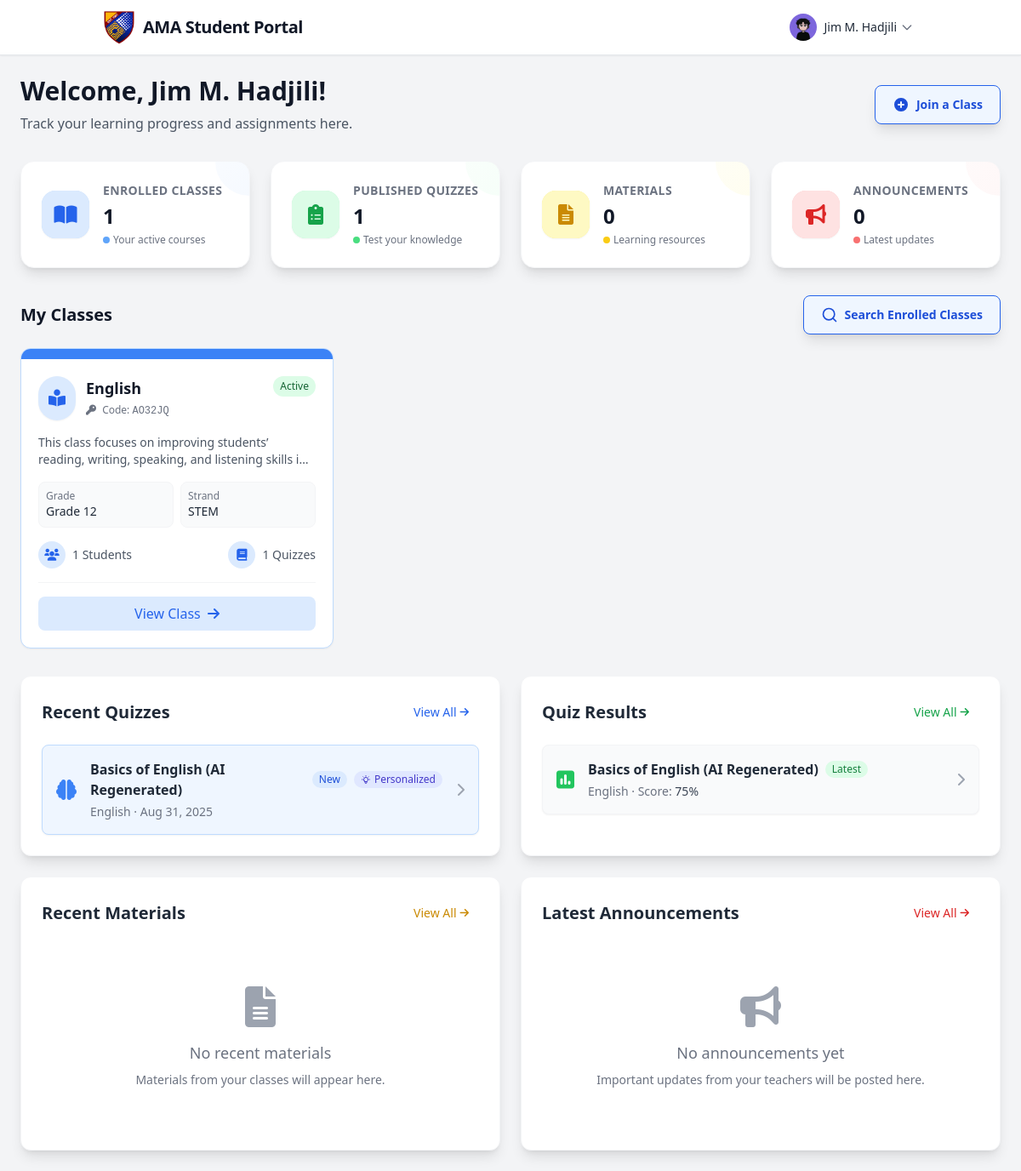
Screenshot of /Students/Contents/Dashboard/studentDashboard.php (signed in) with the database file from the repository.
### tables this page shows
CREATE TABLE `teacher_classes_tb` (
  `class_id` int(11) NOT NULL,
  `th_id` varchar(255) NOT NULL,
  `class_name` varchar(255) NOT NULL,
  `class_code` varchar(10) NOT NULL,
  `class_description` text DEFAULT NULL,
  `grade_level` varchar(20) NOT NULL,
  `strand` varchar(50) DEFAULT NULL,
  `status` enum('active','inactive','archived') NOT NULL DEFAULT 'active',
  `created_at` timestamp NOT NULL DEFAULT current_timestamp(),
  `updated_at` timestamp NOT NULL DEFAULT current_timestamp() ON UPDATE current_timestamp()
);

CREATE TABLE `quizzes_tb` (
  `quiz_id` int(11) NOT NULL,
  `class_id` int(11) NOT NULL,
  `th_id` varchar(255) NOT NULL,
  `quiz_title` varchar(255) NOT NULL,
  `quiz_description` text DEFAULT NULL,
  `quiz_topic` varchar(255) DEFAULT NULL,
  `time_limit` int(11) NOT NULL DEFAULT 30,
  `points_per_question` int(11) NOT NULL DEFAULT 1,
  `shuffle_questions` tinyint(1) NOT NULL DEFAULT 0,
  `show_results` tinyint(1) NOT NULL DEFAULT 1,
  `allow_retakes` tinyint(1) NOT NULL DEFAULT 0,
  `status` enum('draft','published','archived') NOT NULL DEFAULT 'draft',
  `created_at` timestamp NOT NULL DEFAULT current_timestamp(),
  `updated_at` timestamp NOT NULL DEFAULT current_timestamp() ON UPDATE current_timestamp(),
  `parent_quiz_id` int(11) DEFAULT NULL,
  `quiz_type` varchar(50) DEFAULT 'manual'
);

### Students/Contents/Dashboard/DashboardsIncludes/studentsClassSection.php (the view, shortened to what the rows shown need)
<div class="mb-8">
    <div class="flex justify-between items-center mb-4">
        <h2 class="text-xl font-bold text-gray-900">My Classes</h2>
    </div>
    <?php
    $statusColors = [
        'active' => 'bg-green-100 text-green-800',
        'inactive' => 'bg-red-100 text-red-800',
        'archived' => 'bg-gray-100 text-gray-800',
        'pending' => 'bg-yellow-100 text-yellow-800',
    ];
    ?>
    <?php if (empty($enrolledClasses)): ?>
        <div class="bg-white rounded-xl shadow-sm border border-gray-200 p-8 text-center">
            <div class="inline-block mb-4 p-4 bg-blue-50 rounded-full">
                <i class="fas fa-graduation-cap text-blue-500 text-3xl"></i>
            </div>
            <h3 class="text-lg font-medium text-gray-900 mb-2">No Classes Yet</h3>
            <p class="text-gray-500 mb-6 max-w-md mx-auto">You haven't enrolled in any classes yet. Join a class using the class code provided by your teacher.</p>
            <button onclick="showJoinClassModal()" class="bg-blue-primary hover:bg-blue-dark text-white px-6 py-2 rounded-lg text-sm font-medium transition-colors duration-200 inline-flex items-center">
                <i class="fas fa-search mr-2"></i> Join Your First Class
            </button>
        </div>
    <?php else: ?>
        <div class="grid grid-cols-1 md:grid-cols-2 lg:grid-cols-3 gap-6">
            <?php
            $initialDisplayCount = 6;
            foreach ($enrolledClasses as $index => $class):
                $isHidden = ($index >= $initialDisplayCount) ? 'hidden' : '';
                $description = !empty($class['class_description']) ? $class['class_description'] : 'No description provided.';
                $strand = !empty($class['strand']) ? $class['strand'] : 'N/A';
                $studentCount = $class['student_count'] ?? 0;
                $quizCount = $class['quiz_count'] ?? 0;
                $subject = $class['class_subject'] ?? null;
                $style = $subjectStyles[$subject];
            ?>
                <div class="bg-white rounded-xl shadow-sm border <?php echo $style['border']; ?> hover:shadow-md transition-all duration-200 overflow-hidden transform hover:-translate-y-1 class-card <?php echo $isHidden; ?>"
                    data-index="<?php echo $index; ?>">
                    <div class="h-3 <?php echo $style['strip']; ?>"></div>
                    <div class="p-5">
                        <div class="flex items-start mb-4">
                            <div class="inline-block p-3 rounded-full <?php echo $style['icon_bg']; ?> mr-3 shadow-sm">
                                <i class="<?php echo $style['icon_class']; ?> text-xl <?php echo $style['icon_color']; ?>"></i>
                            </div>
                            <div class="flex-grow">
                                <div class="flex justify-between items-start">
                                    <h3 class="font-semibold text-lg text-gray-900"><?php echo htmlspecialchars($class['class_name']); ?></h3>
                                    <span class="px-2 py-1 text-xs rounded-full <?php echo isset($statusColors[$class['status']]) ? $statusColors[$class['status']] : $statusColors['inactive']; ?> ml-2">
                                        <?php echo ucfirst($class['status']); ?>
                                    </span>
                                </div>
                                <p class="text-xs text-gray-500 mt-1">
                                    <i class="fas fa-key mr-1"></i>
                                    Code: <span class="font-mono font-medium"><?php echo htmlspecialchars($class['class_code']); ?></span>
                                </p>
                            </div>
                        </div>
                        <p class="text-sm text-gray-600 mb-4 line-clamp-2"><?php echo htmlspecialchars($description); ?></p>
                        <div class="grid grid-cols-2 gap-2 mb-4">
                            <div class="bg-gray-50 p-2 rounded-lg border border-gray-100">
                                <p class="text-xs text-gray-500">Grade</p>
                                <p class="font-medium text-sm text-gray-800">Grade <?php echo htmlspecialchars($class['grade_level']); ?></p>
                            </div>
                            <div class="bg-gray-50 p-2 rounded-lg border border-gray-100">
                                <p class="text-xs text-gray-500">Strand</p>
                                <p class="font-medium text-sm text-gray-800"><?php echo htmlspecialchars($strand); ?></p>
                            </div>
                        </div>
                        <div class="flex justify-between text-sm">
                            <div class="flex items-center text-gray-600">
                                <div class="w-8 h-8 rounded-full flex items-center justify-center <?php echo $style['icon_bg']; ?> mr-2">
                                    <i class="fas fa-users <?php echo $style['icon_color']; ?>"></i>
                                </div>
                                <span><?php echo $studentCount; ?> Students</span>
                            </div>
                            <div class="flex items-center text-gray-600">
                                <div class="w-8 h-8 rounded-full flex items-center justify-center <?php echo $style['icon_bg']; ?> mr-2">
                                    <i class="fas fa-book <?php echo $style['icon_color']; ?>"></i>
                                </div>
                                <span><?php echo $quizCount; ?> Quizzes</span>
                            </div>
                        </div>
                        <div class="mt-4 pt-4 border-t border-gray-100">
                            <a href="../Pages/classDetails.php?class_id=<?php echo $class['class_id']; ?>"
                               class="w-full inline-block text-center py-2 rounded-lg <?php echo $style['icon_bg']; ?> <?php echo $style['link_color']; ?> font-medium hover:opacity-90 transition-opacity">
                                View Class <i class="fas fa-arrow-right ml-1"></i>
                            </a>
                        </div>
                    </div>
                </div>
            <?php endforeach; ?>
        </div>
    <?php endif; ?>
</div>

### Students/Contents/Dashboard/DashboardsIncludes/studentsContentSection.php (shortened to what the rows shown need)
<?php
$today = date('Y-m-d');
?>
<div class="grid grid-cols-1 lg:grid-cols-2 gap-6">
    <div class="bg-white rounded-xl shadow-lg border border-gray-100 p-6">
        <?php if (!empty($recentQuizzes)): ?>
            <ul class="space-y-4">
                <?php foreach ($recentQuizzes as $i => $quiz): ?>
                    <?php
                        $isNewToday = (date('Y-m-d', strtotime($quiz['created_at'])) === $today);
                        $isPersonalized = isset($quiz['quiz_type']) && $quiz['quiz_type'] == '1';
                    ?>
                    <li>
                        <a href="../Pages/classDetails.php?class_id=<?php echo $quiz['class_id']; ?>#quiz-<?php echo $quiz['quiz_id']; ?>"
                           class="flex items-center gap-4 <?php echo $isPersonalized ? 'bg-blue-50 hover:bg-blue-100 border-blue-200' : 'bg-gray-50 hover:bg-gray-100 border-gray-100'; ?> rounded-lg p-4 transition-all duration-200 ease-in-out group shadow-sm border">
                            <i class="<?php echo $isPersonalized ? 'fas fa-brain text-blue-500' : 'fas fa-clipboard-list text-blue-500'; ?> text-2xl"></i>
                            <div class="flex-1">
                                <div class="font-semibold text-gray-800 group-hover:text-blue-700 transition-colors duration-200 flex items-center gap-2">
                                    <?php echo htmlspecialchars($quiz['quiz_title']); ?>
                                    <?php if ($isNewToday): ?>
                                        <span class="inline-flex items-center rounded-full bg-blue-100 px-2 py-0.5 text-xs font-medium text-blue-700">New</span>
                                    <?php endif; ?>
                                    <?php if ($isPersonalized): ?>
                                        <span class="inline-flex items-center rounded-full bg-indigo-100 px-2 py-0.5 text-xs font-medium text-indigo-700">
                                            Personalized
                                        </span>
                                    <?php endif; ?>
                                </div>
                                <div class="text-sm text-gray-500 mt-1">
                                    <?php echo htmlspecialchars($quiz['class_name']); ?> &middot; <?php echo date('M d, Y', strtotime($quiz['created_at'])); ?>
                                </div>
                            </div>
                            <i class="fas fa-chevron-right text-gray-400 group-hover:text-blue-600 transition-colors duration-200"></i>
                        </a>
                    </li>
                <?php endforeach; ?>
            </ul>
        <?php endif; ?>
    </div>
</div>

### rows the page displays
teacher_classes_tb: class_name "English", status "Active", class_code "AO32JQ", class_description "This class focuses on improving students’ reading, writing, speaking, and listening skills…", grade_level "12", strand "STEM", studentCount "1", quizCount "1"
quizzes_tb: quiz_title "Basics of English (AI Regenerated)", shows "New", quiz_type "1" (drawn), class.class_name "English", created_at "Aug 31, 2025"

### other values shown
$user_name "Jim M. Hadjili"
$enrolledCount "1"
$totalPublishedQuizzes "1"
$totalMaterials "0"
$totalAnnouncements "0"
$attempt['quiz_title'] "Basics of English (AI Regenerated)"
$attempt['class_name'] "English"
$percentage_score "75"
